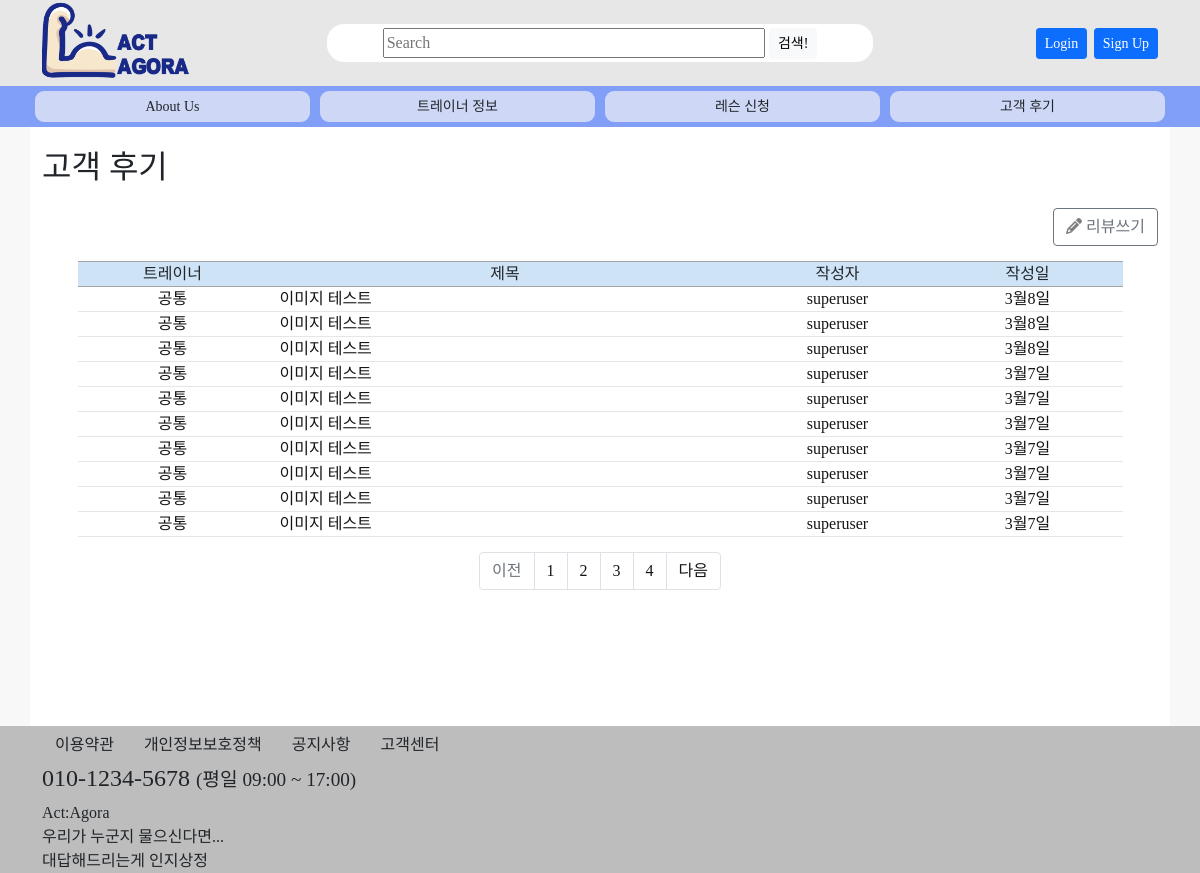
/review/, run on an earlier commit of the app's database.
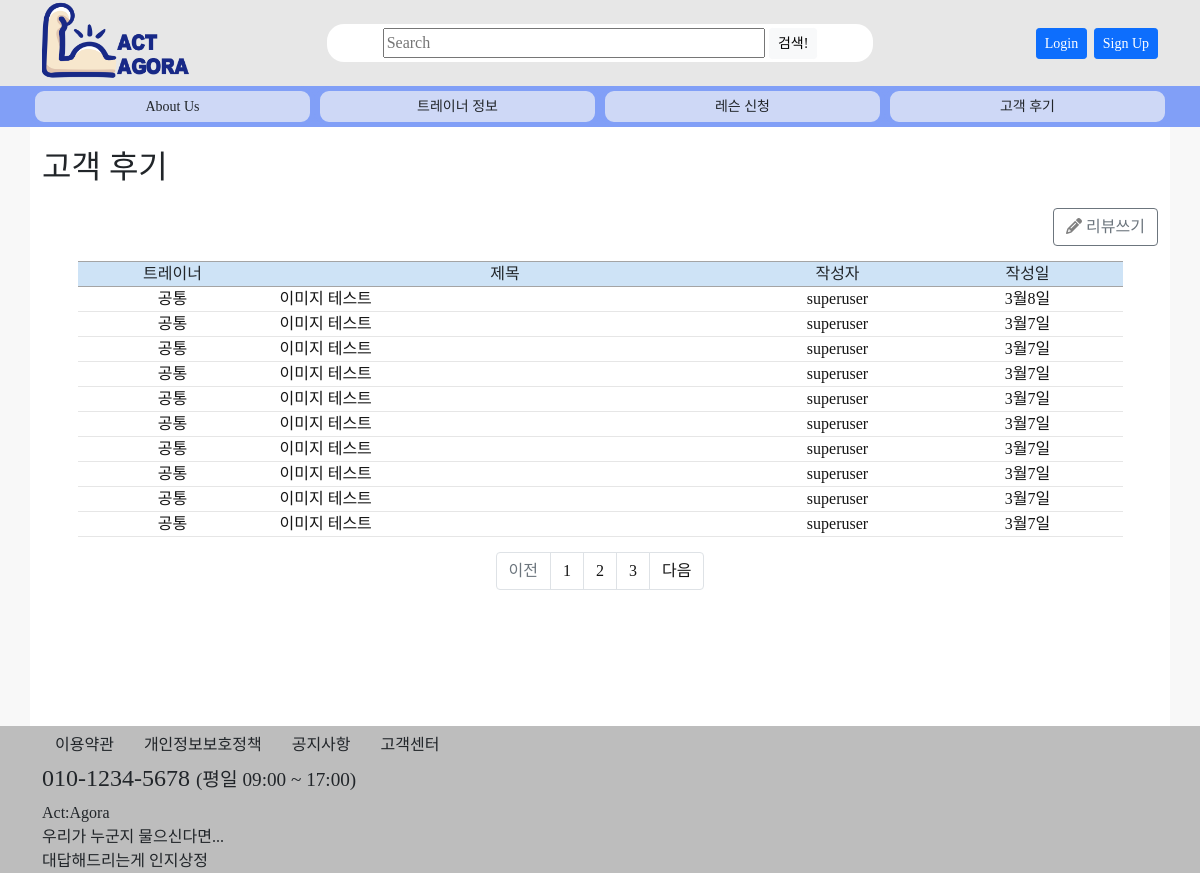
And on a later commit of the database.
### review/models.py (models this page shows, shortened)
class Review(models.Model):
    writer = models.ForeignKey(settings.AUTH_USER_MODEL, null=True, blank=True, on_delete=models.SET_NULL, verbose_name='작성자')
    trainer = models.ForeignKey(Trainer, null=True, blank=True, on_delete=models.SET_NULL, verbose_name='트레이너')
    date = models.DateTimeField(auto_now_add=True, blank=False, verbose_name='작성일')
    genretext = models.CharField(max_length=200, null=True, blank=True)
    genre = models.ManyToManyField(Genre, blank=True, verbose_name='장르')
    tagtext = models.CharField(max_length=200, null=True, blank=True)
    hashtag = models.ManyToManyField(Hashtag, blank=True)
    title = models.CharField(max_length=100, null=True)
    content = models.TextField(null=True, blank=True)
    def get_absolute_url(self):
        return reverse('review:review-detail', args=[str(self.id)])
    class Meta:
        db_table = '리뷰'
        verbose_name = '리뷰'
        verbose_name_plural = '리뷰'

### accounts/models.py (models this page shows)
class User(AbstractBaseUser, PermissionsMixin):
    objects = UserManager()
    user_id = models.CharField(max_length=17, verbose_name="아이디", unique=True)
    password = models.CharField(max_length=256, verbose_name="비밀번호")
    email = models.EmailField(max_length=128, verbose_name="이메일", null=True, unique=True)
    hp = models.IntegerField(verbose_name="핸드폰번호", null=True, unique=True)
    name = models.CharField(max_length=8, verbose_name="이름", null=True)
    level = models.CharField(choices=LEVEL_CHOICES, max_length=18, verbose_name="등급", default=3)
    auth = models.CharField(max_length=10, verbose_name="인증번호", null=True)
    date_joined = models.DateTimeField(auto_now_add=True, verbose_name='가입일', null=True, blank=True)
    is_active = models.BooleanField(default=True)
    is_admin = models.BooleanField(default=False)
    is_staff = models.BooleanField(default=False)
    is_superuser = models.BooleanField(default=False)
    USERNAME_FIELD = 'user_id'
    REQUIRED_FIELDS = ['email']
    def __str__(self):
        return self.user_id
    class Meta:
        db_table = "회원목록"
        verbose_name = "사용자"
        verbose_name_plural = "사용자"

### review/views.py (the view)
# urls.py: path('review/', views.ReviewListView.as_view(), name='reviews'),
class ReviewListView(generic.ListView):
    model = Review
    paginate_by = 10
    template_name = 'review/review_list.html'
    context_object_name = 'review_list'
    def get_queryset(self):
        trainer_list = Review.objects.order_by('-id')
        self.request.session['trainer_id'] = None
        return trainer_list
    def get_context_data(self, **kwargs):
        context = super().get_context_data(**kwargs)
        paginator = context['paginator']
        page_numbers_range = 5
        max_index = len(paginator.page_range)
        page = self.request.GET.get('page')
        current_page = int(page) if page else 1
        start_index = int((current_page - 1) / page_numbers_range) * page_numbers_range
        end_index = start_index + page_numbers_range
        if end_index >= max_index:
            end_index = max_index
        page_range = paginator.page_range[start_index:end_index]
        context['page_range'] = page_range
        return context

### templates/review/review_list.html (shortened to what this page needs)
{% extends 'base.html' %}
{% block contents %}
{% if b %}
<h1>검색 결과</h1>
{% else %}
<h1>고객 후기</h1>
{% endif %}
{% if b %}
<p></p>
{% else %}
<div style="text-align: right">
    <a href="{% url 'review:review-new' %}"><button class="btn btn-outline-secondary"><i class="fas fa-pencil-alt" style="color: gray"></i> 리뷰쓰기</button></a>
</div>
{% endif %}
<div class="row justify-content-center" style="margin-top: 15; margin-bottom: 0">
    <div class="col-3 col-md-2 board-top">트레이너</div>
    <div class="col-6 col-md-5 board-top">제목</div>
    <div class="col-3 col-md-2 board-top">작성자</div>
    <div class="d-none d-md-block col-md-2 board-top">작성일</div>
</div>
{% if page_obj %}
    {% for review in page_obj %}
    <a href="{{ review.get_absolute_url }}">
        <div class="row justify-content-center">
            <div class="col-3 col-md-2 board-content" style="text-align: center">{% if review.trainer %}{{ review.trainer.name }}{% else %}공통{% endif %}</div>
            <div class="col-6 col-md-5 board-content" style="">{{ review.title }}</div>
            <div class="col-3 col-md-2 board-content" style="text-align: center">{{ review.writer }}</div>
            <div class="d-none d-md-block col-md-2 board-content" style="text-align: center">{{ review.date|date:"n월j일" }}</div>
        </div>
    </a>
    {% endfor %}
{% endif %}
{% if is_paginated %}
<ul class="pagination justify-content-center" style="margin-top: 15px">
    {% if page_obj.has_previous %}
    <li class="page-item">
        <a class="page-link" href="?page={{ page_obj.previous_page_number }}"
            tabindex="-1">이전</a>
    </li>
    {% else %}
    <li class="page-item disabled">
        <a class="page-link" href="#" tabindex="-1">이전</a>
    </li>
    {% endif %}
    {% for page in page_range %}
    <li class="page-item {% if page == page_obj.number %} activate {% endif %}">
        <a class="page-link" href="?page={{ page }}">{{ page }}</a>
    </li>
    {% endfor %}
    {% if page_obj.has_next %}
    <li class="page-item">
        <a class="page-link"
            href="?page={{ page_obj.next_page_number }}">다음</a>
    </li>
    {% else %}
    <li class="page-item disabled">
        <a class="page-link" href="#">다음</a>
    </li>
    {% endif %}
</ul>
{% endif %}
{% endblock %}

### templates/base.html (shortened to what this page needs)
<html>
{% load static %}
    <head>
        <link rel="stylesheet" href="{% static 'css/bootstrap.css' %}" />
        <link rel="stylesheet" type="text/css" href="{% static 'css/normalize.css' %}" />
        <link rel="stylesheet" type="text/css" href="{% static 'css/styles.css' %}?ver=15" />
    </head>
    <body>
    {% load has_group %}
        <div class="container-fluid" style="background-color: #E7E7E7">
            <div class="container">
                <div class="row">
                    <div id="top-logo" class="col-4 col-md-3">
                        <a href="{% url 'index' %}"><img class="img-fluid" src="{% static 'img/main-logo.png' %}" style="vertical-align: middle; max-height: 80px"></a>
                    </div>
                    <div id="top-userinfo" class="col-8 col-md-3 order-md-2" align="right" style="margin: auto; font-size: 13px">
                        {% if user.is_authenticated %}
                            환영합니다, {{ user.get_username }} 님<br>
                            <a href="{% url 'accounts:logout' %}"><button class="btn btn-primary btn-sm">Logout</button></a>
                            &nbsp;<a href="{% url 'accounts:mypage' %}"><button class="btn btn-primary btn-sm">My Page</button></button></a>
                        {% else %}
                            <a  href="{% url 'accounts:login' %}?next={{ request.path }}"><button class="btn btn-primary btn-sm">Login</button></a>
                            &nbsp;<a href="{% url 'accounts:agreement' %}"><button class="btn btn-primary btn-sm">Sign Up</button></a>
                        {% endif %}
                    </div>
                    <div id="top-search" class="col-12 col-md-6 order-md-1">
                        <form class="form my-1 my-md-4" action="{% url 'search' %}" method="GET" style="border-radius: 17px; background-color: white; text-align: center">
                            <input class="form my-1" style="height: 30px; width: 70%; vertical-align: middle" type="text" placeholder="Search" aria-label="Search" name="b" value="{{b}}">
                            <input type="submit" value="검색!" class="btn btn-light btn-sm">
                        </form>
                    </div>
                </div>
            </div>
        </div>
        <div id="top-menu-bg" class="container-fluid">
            <div class="container">
                <div class="row">
                    <div class="top-menu-btn col-sm-3 col-3" align="center"><a href="{% url 'aboutus' %}"><button class="btn btn-sm">About Us</button></a></div>
                    <div class="top-menu-btn col-sm-3 col-3" align="center"><a href="{% url 'trainers' %}"><button class="btn btn-sm">트레이너 정보</button></a></div>
                    <div class="top-menu-btn col-sm-3 col-3" align="center"><a href="{% url 'lectures' %}"><button class="btn btn-sm">레슨 신청</button></a></div>
                    <div class="top-menu-btn col-sm-3 col-3" align="center"><a href="{% url 'review:reviews' %}"><button class="btn btn-sm">고객 후기</button></a></div>
                </div>
            </div>
        </div>
        <div class="container-fluid" style="background-color: #F8F8F8">
            <div class="container" style="background-color: white">
                <div class="row">
                    <div class="col-sm-12 col-12">
                        {% block contents %}{% endblock %}
                        <p>&nbsp;</p>
                        <p>&nbsp;</p>
                        <p>&nbsp;</p>
                    </div>
                </div>
            </div>
        </div>
        <div class="container-fluid">
            <div class="container">
                <div class="row">
                    <div class="col-12">
                        <button class="btn">이용약관</button> <button class="btn">개인정보보호정책</button> <button class="btn">공지사항</button> <button class="btn">고객센터</button>
                    </div>
                    <div class="col-12">
                        <h4>010-1234-5678 <small>(평일 09:00 ~ 17:00)</small></h4>
                    </div>
                    <div class="col-12">
                        Act:Agora<br>
                        우리가 누군지 물으신다면...<br>
                        대답해드리는게 인지상정
                    </div>
                </div>
            </div>
        </div>
    </body>
</html>

### static/css/styles.css (style rules this page uses)
body { font-family: NotoSansKR; background-color: #BDBDBD; margin: 0; padding: 0; }
#top-menu-bg { background-color: #819FF7; }
.top-menu-btn { background-color: #CED8F6; border-radius: 14px; border:5px solid #819FF7; }
a:link { text-decoration: none; color: #151515; }
button { vertical-align: middle; }
input { vertical-align: middle; }
.board-top { text-align: center; border-top: 1px solid #A4A4A4; border-bottom: 1px solid #A4A4A4; background-color: #CEE3F6; }
.board-content { border-bottom: 1px solid #E6E6E6; background-color: white; }

What changed in the data, as far as the page shows it:
removed Review: shows "공통", title "이미지 테스트", writer "superuser", date "3월8일"
removed Review: shows "공통", title "이미지 테스트", writer "superuser", date "3월8일"
now on this page (row unchanged): Review: shows "공통", title "이미지 테스트", writer "superuser", date "3월7일"
now on this page (row unchanged): Review: shows "공통", title "이미지 테스트", writer "superuser", date "3월7일"
Also different on the page:
list line gone: "4"
